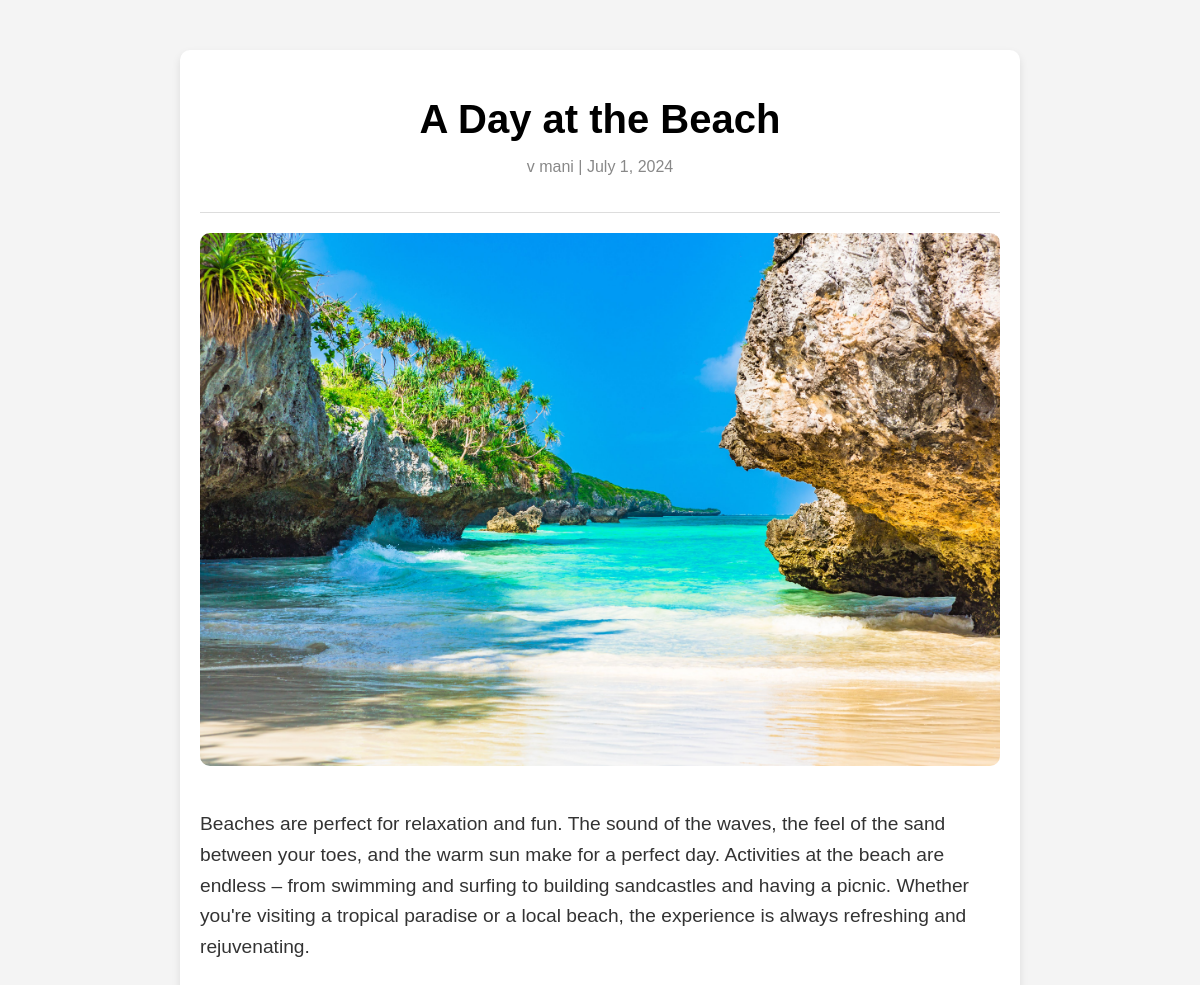
/posts/a-day-at-the-beach, run on the app's committed database.
### blog/models.py (models this page shows)
class Post(models.Model):
    title=models.CharField(max_length=50)
    tag=models.ManyToManyField(Tag)
    author=models.ForeignKey(Author,on_delete=models.CASCADE)
    image=models.ImageField(upload_to='photos', height_field=None, width_field=None, max_length=None)
    date=models.DateField(auto_now=False, auto_now_add=False)
    content=models.TextField()
    slug=models.SlugField()
    def __str__(self):
        return self.title

class Author(models.Model):
    first_name=models.CharField(max_length=50)
    last_name=models.CharField(max_length=50)
    def name(self):
        return f'{self.first_name} {self.last_name}'
    def __str__(self) -> str:
        return self.name()

### blog/views.py (the view)
# urls.py: path('posts/<slug:slug>',views.post_details,name='post_details'),
def post_details(request,slug):
    post=Post.objects.get(slug=slug)
    print(post)
    return render(request,'blog.html',{'post':post})

### blog/templates/blog.html (shortened to what this page needs)
{% load static %}
<!DOCTYPE html>
<html lang="en">
<head>
    <link rel="stylesheet" href={% static "blog.css" %}>
</head>
<body>
    <div class="blog-container">
        <div class="blog-header">
            <h1 class="blog-title">{{post.title}}</h1>
            <p class="blog-meta">{{post.author}} | {{post.date}}</p>
        </div>
        <div class="blog-image">
            <img src={{post.image.url}} alt="Mountains">
        </div>
        <div class="blog-content">
            <p>
                {{post.content}}
            </p>
        </div>
    </div>
</body>
</html>

### blog/static/blog.css (style rules this page uses)
body { font-family: 'Arial', sans-serif; margin: 0; padding: 0; background-color: #f4f4f4; }
.blog-container { width: 90%; max-width: 800px; margin: 50px auto; background-color: white; border-radius: 10px; box-shadow: 0 4px 8px rgba(0,0,0,0.1); padding: 20px; }
.blog-header { text-align: center; border-bottom: 1px solid #ddd; padding-bottom: 20px; }
.blog-title { font-size: 2.5em; margin-bottom: 10px; }
.blog-meta { font-size: 1em; color: #888; }
.blog-image img { width: 100%; height: auto; border-radius: 10px; margin: 20px 0; }
.blog-content { font-size: 1.2em; line-height: 1.6; color: #333; }
.blog-content p { margin-bottom: 20px; }

### data on the page
Post: title "A Day at the Beach", author "v mani", date "July 1, 2024", image (picture), content "Beaches are perfect for relaxation and fun. The sound of the waves, the feel of the sand between your toes, and the warm sun make for a perfect day. Activities at the beach are endless – from swimming and surfing to building sandcastles and having a picnic. Whether you're visiting a tropical paradise or a local beach, the experience is always refreshing and rejuvenating."
